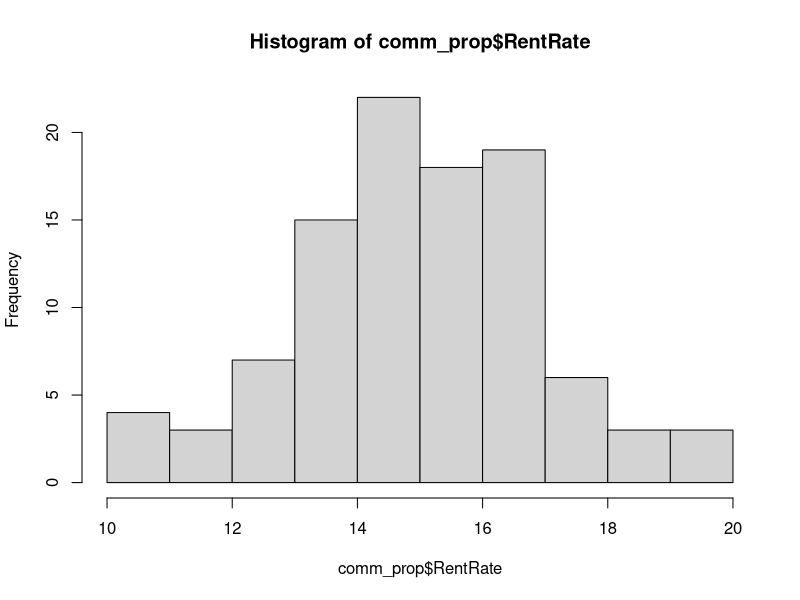
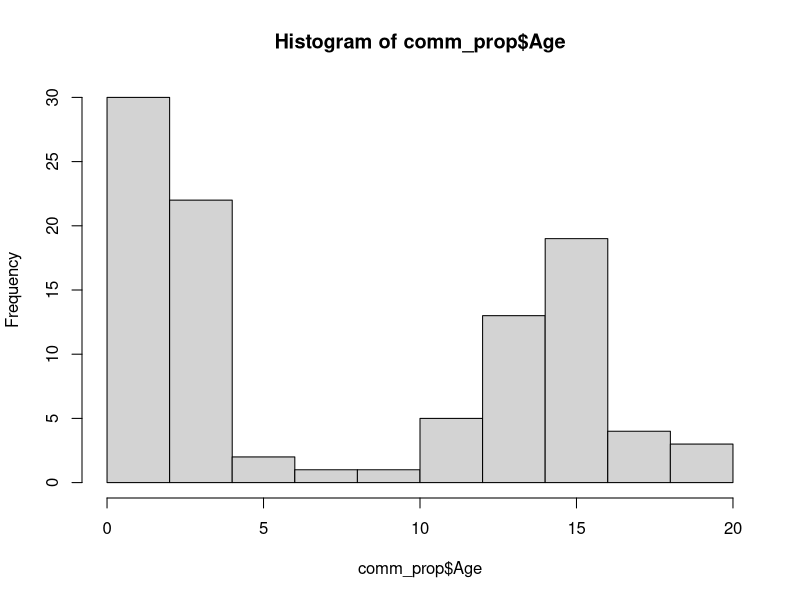
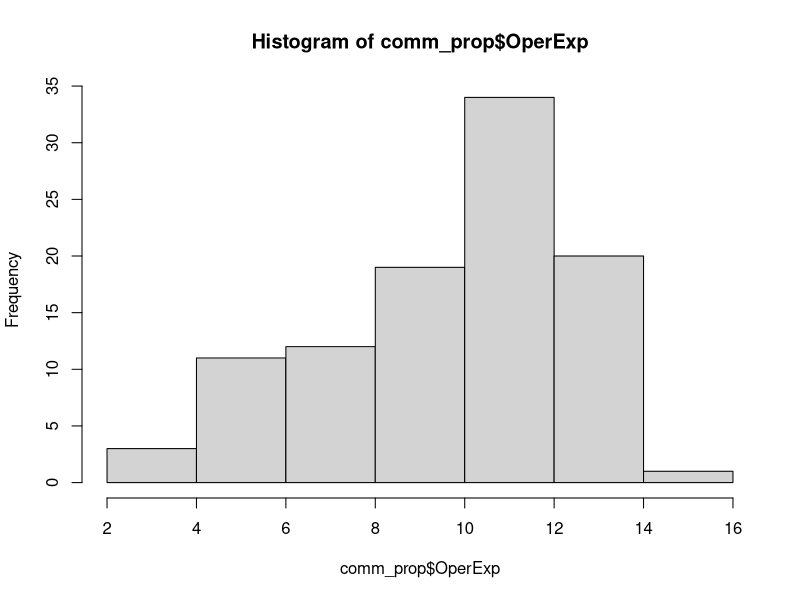
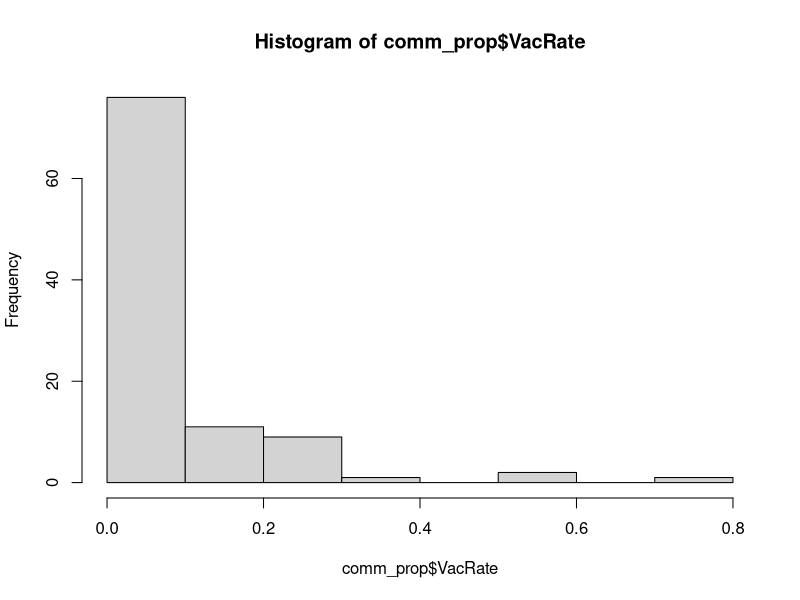
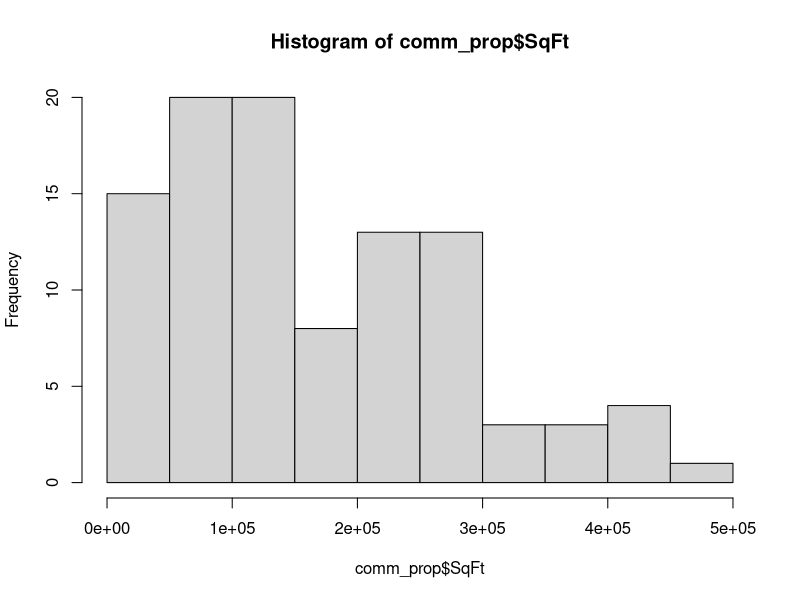
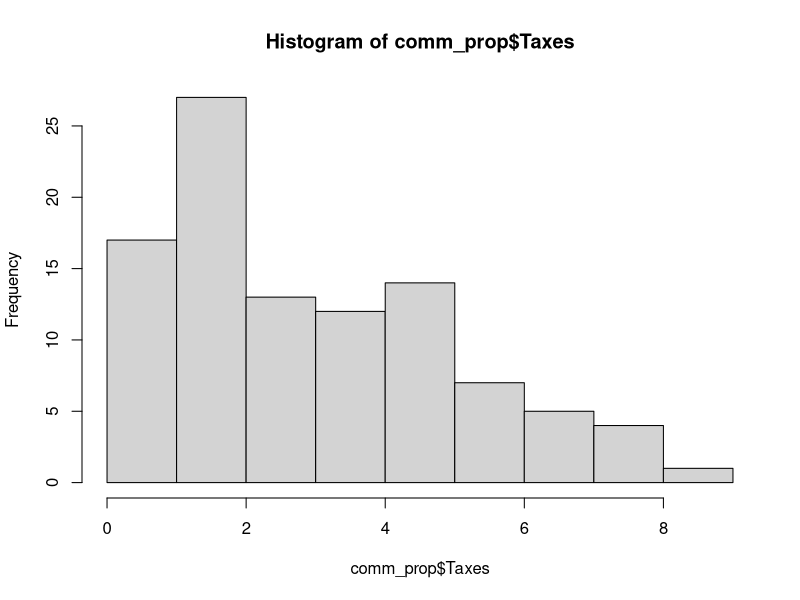

Generate these figures, in order, with R: (Note: this script raises an error after producing the figures.)
library(ggplot2)
library(car)

comm_prop <- read.csv("comm_prop.csv")
comm_prop$W2MiDT <- factor(comm_prop$W2MiDT, labels = c("No", "Yes"))
hist(comm_prop$RentRate)
hist(comm_prop$Age)
hist(comm_prop$OperExp)
hist(comm_prop$VacRate)
hist(comm_prop$SqFt)
hist(comm_prop$Taxes)
hist(comm_prop$W2MiDT)

"VacRate's distrobution contains strong Right/positive skewness. SqFt contains a slight amount of 
right skewness. OperExp contains a slight amount of left/negative skewness. Age has an unusual 
ditrobutional shape to it as well."

round(cor(comm_prop),2)
library(corrplot)
corrplot(cor(comm_prop[,c(1:6)]), method="ellipse")

"RentRate and OperExp have a moderate correlation. RentRate and SqFt have a moderate correlation as well.
RentRate and Taxes share the same correlation with .58. W2MiDT has the strongest 
correlation with RentRate with a correlation coefficent of.70. SqFt and Taxes have a perfect correlatino
with 1.00. "

library(leaps)
subsets <- regsubsets(RentRate ~ ., data=comm_prop)
plot(subsets, scale="adjr2")
#^^ Based on the plot, our variable selection should be Age, OperExp, Taxes, and W2MiDT.

"Model's attributes:
Adjusted R^2: .73 -Very high adjusted R-squared value. 73% of the RentRate's variation can be 
explained by the Age, OperExp, W2MiDT, and Taxes variables.

F-statistic: 68.36

P-values:
Age: 1.73e-07
OperExp: 5.18e-07
W2MiDTYes: 1.66e-07

Model Coeficients:
Age:        -0.10398
OperExp:    0.23731
W2MiDTYes:  1.43475
Taxes:      0.36898
"
m <- lm(RentRate ~ Age+OperExp+W2MiDT+Taxes, data=comm_prop)
summary(m)
car::ncvTest(m) #pass
shapiro.test(m$residuals) #low p-valud but pass

#Tails are a bit out, this could suggest non-constant variance.
qqnorm(fit.2$residuals, pch=16)
qqline(fit.2$residuals)

car::vif(m)
